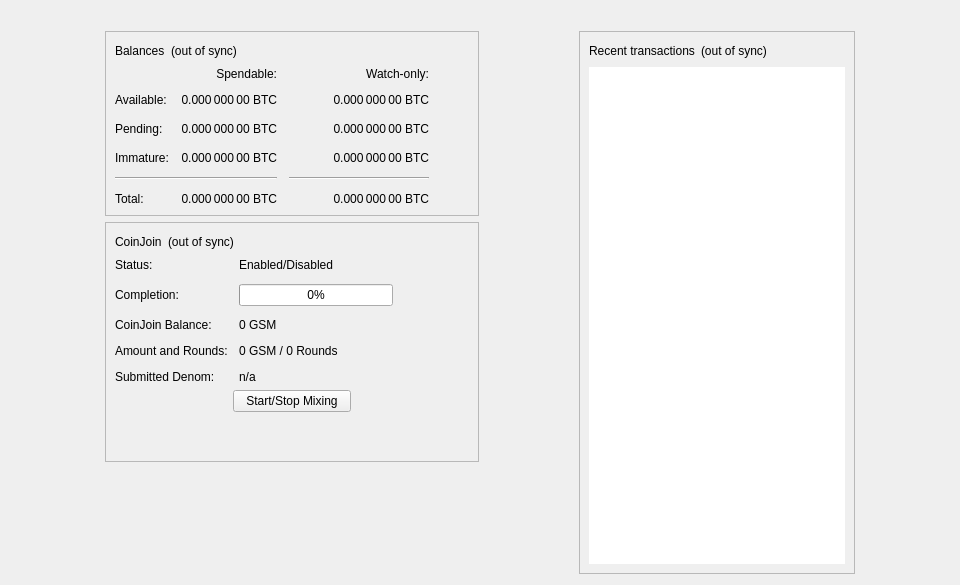
<?xml version="1.0" encoding="UTF-8"?>
<ui version="4.0">
 <class>OverviewPage</class>
 <widget class="QWidget" name="OverviewPage">
  <property name="geometry">
   <rect>
    <x>0</x>
    <y>0</y>
    <width>960</width>
    <height>585</height>
   </rect>
  </property>
  <property name="minimumSize">
   <size>
    <width>960</width>
    <height>0</height>
   </size>
  </property>
  <property name="windowTitle">
   <string>Form</string>
  </property>
  <layout class="QVBoxLayout" name="topLayout">
   <item>
    <widget class="QLabel" name="labelAlerts">
     <property name="visible">
      <bool>false</bool>
     </property>
     <property name="wordWrap">
      <bool>true</bool>
     </property>
     <property name="margin">
      <number>3</number>
     </property>
     <property name="textInteractionFlags">
      <set>Qt::TextSelectableByMouse</set>
     </property>
    </widget>
   </item>
   <item>
    <layout class="QHBoxLayout" name="horizontalLayout" stretch="1,0,1,0,1">
     <item>
      <spacer name="horizontalSpacerLeft">
       <property name="orientation">
        <enum>Qt::Horizontal</enum>
       </property>
       <property name="sizeType">
        <enum>QSizePolicy::Preferred</enum>
       </property>
       <property name="sizeHint" stdset="0">
        <size>
         <width>10</width>
         <height>20</height>
        </size>
       </property>
      </spacer>
     </item>
     <item>
      <layout class="QVBoxLayout" name="verticalLayout_2">
       <item>
        <widget class="QFrame" name="frame">
         <property name="frameShape">
          <enum>QFrame::StyledPanel</enum>
         </property>
         <property name="frameShadow">
          <enum>QFrame::Raised</enum>
         </property>
         <layout class="QVBoxLayout" name="verticalLayout_4">
          <item>
           <layout class="QHBoxLayout" name="horizontalLayout_4">
            <item>
             <widget class="QLabel" name="label_5">
              <property name="text">
               <string>Balances</string>
              </property>
             </widget>
            </item>
            <item>
             <widget class="QLabel" name="labelWalletStatus">
              <property name="toolTip">
               <string>The displayed information may be out of date. Your wallet automatically synchronizes with the Gymnasium network after a connection is established, but this process has not completed yet.</string>
              </property>
              <property name="text">
               <string notr="true">(out of sync)</string>
              </property>
              <property name="alignment">
               <set>Qt::AlignLeading|Qt::AlignLeft|Qt::AlignVCenter</set>
              </property>
             </widget>
            </item>
            <item>
             <spacer name="horizontalSpacer_3">
              <property name="orientation">
               <enum>Qt::Horizontal</enum>
              </property>
              <property name="sizeHint" stdset="0">
               <size>
                <width>40</width>
                <height>20</height>
               </size>
              </property>
             </spacer>
            </item>
           </layout>
          </item>
          <item>
           <layout class="QGridLayout" name="gridLayout">
            <property name="spacing">
             <number>12</number>
            </property>
            <item row="2" column="2">
             <widget class="QLabel" name="labelWatchPending">
              <property name="cursor">
               <cursorShape>IBeamCursor</cursorShape>
              </property>
              <property name="toolTip">
               <string>Unconfirmed transactions to watch-only addresses</string>
              </property>
              <property name="text">
               <string notr="true">0.000 000 00 BTC</string>
              </property>
              <property name="alignment">
               <set>Qt::AlignRight|Qt::AlignTrailing|Qt::AlignVCenter</set>
              </property>
              <property name="textInteractionFlags">
               <set>Qt::LinksAccessibleByMouse|Qt::TextSelectableByKeyboard|Qt::TextSelectableByMouse</set>
              </property>
             </widget>
            </item>
            <item row="2" column="1">
             <widget class="QLabel" name="labelUnconfirmed">
              <property name="cursor">
               <cursorShape>IBeamCursor</cursorShape>
              </property>
              <property name="toolTip">
               <string>Total of transactions that have yet to be confirmed, and do not yet count toward the spendable balance</string>
              </property>
              <property name="text">
               <string notr="true">0.000 000 00 BTC</string>
              </property>
              <property name="alignment">
               <set>Qt::AlignRight|Qt::AlignTrailing|Qt::AlignVCenter</set>
              </property>
              <property name="textInteractionFlags">
               <set>Qt::LinksAccessibleByMouse|Qt::TextSelectableByKeyboard|Qt::TextSelectableByMouse</set>
              </property>
             </widget>
            </item>
            <item row="3" column="2">
             <widget class="QLabel" name="labelWatchImmature">
              <property name="cursor">
               <cursorShape>IBeamCursor</cursorShape>
              </property>
              <property name="toolTip">
               <string>Mined balance in watch-only addresses that has not yet matured</string>
              </property>
              <property name="text">
               <string notr="true">0.000 000 00 BTC</string>
              </property>
              <property name="alignment">
               <set>Qt::AlignRight|Qt::AlignTrailing|Qt::AlignVCenter</set>
              </property>
              <property name="textInteractionFlags">
               <set>Qt::LinksAccessibleByMouse|Qt::TextSelectableByKeyboard|Qt::TextSelectableByMouse</set>
              </property>
             </widget>
            </item>
            <item row="4" column="0" colspan="2">
             <widget class="Line" name="lineSpendableBalance">
              <property name="orientation">
               <enum>Qt::Horizontal</enum>
              </property>
             </widget>
            </item>
            <item row="4" column="2">
             <widget class="Line" name="lineWatchBalance">
              <property name="sizePolicy">
               <sizepolicy hsizetype="Preferred" vsizetype="Fixed">
                <horstretch>0</horstretch>
                <verstretch>0</verstretch>
               </sizepolicy>
              </property>
              <property name="minimumSize">
               <size>
                <width>140</width>
                <height>0</height>
               </size>
              </property>
              <property name="orientation">
               <enum>Qt::Horizontal</enum>
              </property>
             </widget>
            </item>
            <item row="5" column="0">
             <widget class="QLabel" name="labelTotalText">
              <property name="text">
               <string>Total:</string>
              </property>
             </widget>
            </item>
            <item row="3" column="1">
             <widget class="QLabel" name="labelImmature">
              <property name="cursor">
               <cursorShape>IBeamCursor</cursorShape>
              </property>
              <property name="toolTip">
               <string>Mined balance that has not yet matured</string>
              </property>
              <property name="text">
               <string notr="true">0.000 000 00 BTC</string>
              </property>
              <property name="alignment">
               <set>Qt::AlignRight|Qt::AlignTrailing|Qt::AlignVCenter</set>
              </property>
              <property name="textInteractionFlags">
               <set>Qt::LinksAccessibleByMouse|Qt::TextSelectableByKeyboard|Qt::TextSelectableByMouse</set>
              </property>
             </widget>
            </item>
            <item row="2" column="3">
             <spacer name="horizontalSpacer_2">
              <property name="orientation">
               <enum>Qt::Horizontal</enum>
              </property>
              <property name="sizeHint" stdset="0">
               <size>
                <width>40</width>
                <height>20</height>
               </size>
              </property>
             </spacer>
            </item>
            <item row="3" column="0">
             <widget class="QLabel" name="labelImmatureText">
              <property name="text">
               <string>Immature:</string>
              </property>
             </widget>
            </item>
            <item row="5" column="1">
             <widget class="QLabel" name="labelTotal">
              <property name="cursor">
               <cursorShape>IBeamCursor</cursorShape>
              </property>
              <property name="toolTip">
               <string>Your current total balance</string>
              </property>
              <property name="text">
               <string notr="true">0.000 000 00 BTC</string>
              </property>
              <property name="alignment">
               <set>Qt::AlignRight|Qt::AlignTrailing|Qt::AlignVCenter</set>
              </property>
              <property name="textInteractionFlags">
               <set>Qt::LinksAccessibleByMouse|Qt::TextSelectableByKeyboard|Qt::TextSelectableByMouse</set>
              </property>
             </widget>
            </item>
            <item row="5" column="2">
             <widget class="QLabel" name="labelWatchTotal">
              <property name="cursor">
               <cursorShape>IBeamCursor</cursorShape>
              </property>
              <property name="toolTip">
               <string>Current total balance in watch-only addresses</string>
              </property>
              <property name="text">
               <string notr="true">0.000 000 00 BTC</string>
              </property>
              <property name="alignment">
               <set>Qt::AlignRight|Qt::AlignTrailing|Qt::AlignVCenter</set>
              </property>
              <property name="textInteractionFlags">
               <set>Qt::LinksAccessibleByMouse|Qt::TextSelectableByKeyboard|Qt::TextSelectableByMouse</set>
              </property>
             </widget>
            </item>
            <item row="0" column="2">
             <widget class="QLabel" name="labelWatchonly">
              <property name="text">
               <string>Watch-only:</string>
              </property>
              <property name="alignment">
               <set>Qt::AlignRight|Qt::AlignTrailing|Qt::AlignVCenter</set>
              </property>
             </widget>
            </item>
            <item row="1" column="0">
             <widget class="QLabel" name="labelBalanceText">
              <property name="text">
               <string>Available:</string>
              </property>
             </widget>
            </item>
            <item row="1" column="1">
             <widget class="QLabel" name="labelBalance">
              <property name="cursor">
               <cursorShape>IBeamCursor</cursorShape>
              </property>
              <property name="toolTip">
               <string>Your current spendable balance</string>
              </property>
              <property name="text">
               <string notr="true">0.000 000 00 BTC</string>
              </property>
              <property name="alignment">
               <set>Qt::AlignRight|Qt::AlignTrailing|Qt::AlignVCenter</set>
              </property>
              <property name="textInteractionFlags">
               <set>Qt::LinksAccessibleByMouse|Qt::TextSelectableByKeyboard|Qt::TextSelectableByMouse</set>
              </property>
             </widget>
            </item>
            <item row="1" column="2">
             <widget class="QLabel" name="labelWatchAvailable">
              <property name="cursor">
               <cursorShape>IBeamCursor</cursorShape>
              </property>
              <property name="toolTip">
               <string>Your current balance in watch-only addresses</string>
              </property>
              <property name="text">
               <string notr="true">0.000 000 00 BTC</string>
              </property>
              <property name="alignment">
               <set>Qt::AlignRight|Qt::AlignTrailing|Qt::AlignVCenter</set>
              </property>
              <property name="textInteractionFlags">
               <set>Qt::LinksAccessibleByMouse|Qt::TextSelectableByKeyboard|Qt::TextSelectableByMouse</set>
              </property>
             </widget>
            </item>
            <item row="2" column="0">
             <widget class="QLabel" name="labelPendingText">
              <property name="text">
               <string>Pending:</string>
              </property>
             </widget>
            </item>
            <item row="0" column="1">
             <widget class="QLabel" name="labelSpendable">
              <property name="text">
               <string>Spendable:</string>
              </property>
              <property name="alignment">
               <set>Qt::AlignRight|Qt::AlignTrailing|Qt::AlignVCenter</set>
              </property>
             </widget>
            </item>
           </layout>
          </item>
         </layout>
        </widget>
       </item>
       <item>
        <widget class="QFrame" name="frameCoinJoin">
         <property name="layoutDirection">
          <enum>Qt::LeftToRight</enum>
         </property>
         <property name="frameShape">
          <enum>QFrame::StyledPanel</enum>
         </property>
         <property name="frameShadow">
          <enum>QFrame::Raised</enum>
         </property>
         <layout class="QVBoxLayout" name="VerticalLayout_PS1">
          <item>
           <layout class="QHBoxLayout" name="horizontalLayout_5">
            <item>
             <widget class="QLabel" name="labelCoinJoinHeader">
              <property name="text">
               <string notr="true">CoinJoin</string>
              </property>
             </widget>
            </item>
            <item>
             <widget class="QLabel" name="labelCoinJoinSyncStatus">
              <property name="toolTip">
               <string>The displayed information may be out of date. Your wallet automatically synchronizes with the Gymnasium network after a connection is established, but this process has not completed yet.</string>
              </property>
              <property name="text">
               <string notr="true">(out of sync)</string>
              </property>
              <property name="alignment">
               <set>Qt::AlignLeading|Qt::AlignLeft|Qt::AlignVCenter</set>
              </property>
             </widget>
            </item>
            <item>
             <spacer name="horizontalSpacer_4">
              <property name="orientation">
               <enum>Qt::Horizontal</enum>
              </property>
              <property name="sizeHint" stdset="0">
               <size>
                <width>40</width>
                <height>20</height>
               </size>
              </property>
             </spacer>
            </item>
           </layout>
          </item>
          <item>
           <layout class="QFormLayout" name="coinJoinFormLayout">
            <property name="fieldGrowthPolicy">
             <enum>QFormLayout::AllNonFixedFieldsGrow</enum>
            </property>
            <property name="horizontalSpacing">
             <number>11</number>
            </property>
            <property name="verticalSpacing">
             <number>12</number>
            </property>
            <item row="0" column="0">
             <widget class="QLabel" name="labelCoinJoinEnabledText">
              <property name="text">
               <string>Status:</string>
              </property>
             </widget>
            </item>
            <item row="0" column="1">
             <widget class="QLabel" name="labelCoinJoinEnabled">
              <property name="text">
               <string>Enabled/Disabled</string>
              </property>
             </widget>
            </item>
            <item row="1" column="0">
             <widget class="QLabel" name="labelCompletitionText">
              <property name="text">
               <string>Completion:</string>
              </property>
             </widget>
            </item>
            <item row="1" column="1">
             <widget class="QProgressBar" name="coinJoinProgress">
              <property name="maximumSize">
               <size>
                <width>154</width>
                <height>16777215</height>
               </size>
              </property>
              <property name="value">
               <number>0</number>
              </property>
             </widget>
            </item>
            <item row="2" column="0">
             <widget class="QLabel" name="labelAnonymizedText">
              <property name="text">
               <string notr="true">CoinJoin Balance:</string>
              </property>
             </widget>
            </item>
            <item row="2" column="1">
             <widget class="QLabel" name="labelAnonymized">
              <property name="text">
               <string notr="true">0 GSM</string>
              </property>
             </widget>
            </item>
            <item row="3" column="0">
             <widget class="QLabel" name="labelAmountAndRoundsText">
              <property name="text">
               <string>Amount and Rounds:</string>
              </property>
             </widget>
            </item>
            <item row="3" column="1">
             <widget class="QLabel" name="labelAmountRounds">
              <property name="text">
               <string>0 GSM / 0 Rounds</string>
              </property>
             </widget>
            </item>
            <item row="4" column="0">
             <widget class="QLabel" name="labelSubmittedDenomText">
              <property name="text">
               <string>Submitted Denom:</string>
              </property>
             </widget>
            </item>
            <item row="4" column="1">
             <widget class="QLabel" name="labelSubmittedDenom">
              <property name="toolTip">
               <string>The denominations you submitted to the Masternode.&lt;br&gt;To mix, other users must submit the exact same denominations.</string>
              </property>
              <property name="text">
               <string>n/a</string>
              </property>
              <property name="wordWrap">
               <bool>true</bool>
              </property>
             </widget>
            </item>
           </layout>
          </item>
          <item>
           <layout class="QVBoxLayout" name="VerticalLayout_PS">
            <item>
             <layout class="QHBoxLayout" name="horizontalLayout_3">
              <property name="topMargin">
               <number>0</number>
              </property>
              <item>
               <spacer name="horizontalSpacer_5">
                <property name="orientation">
                 <enum>Qt::Horizontal</enum>
                </property>
                <property name="sizeHint" stdset="0">
                 <size>
                  <width>40</width>
                  <height>20</height>
                 </size>
                </property>
               </spacer>
              </item>
              <item>
               <widget class="QPushButton" name="toggleCoinJoin">
                <property name="sizePolicy">
                 <sizepolicy hsizetype="MinimumExpanding" vsizetype="Fixed">
                  <horstretch>0</horstretch>
                  <verstretch>0</verstretch>
                 </sizepolicy>
                </property>
                <property name="text">
                 <string>Start/Stop Mixing</string>
                </property>
               </widget>
              </item>
              <item>
               <spacer name="horizontalSpacer_6">
                <property name="orientation">
                 <enum>Qt::Horizontal</enum>
                </property>
                <property name="sizeHint" stdset="0">
                 <size>
                  <width>40</width>
                  <height>20</height>
                 </size>
                </property>
               </spacer>
              </item>
             </layout>
            </item>
            <item>
             <spacer name="verticalSpacer_3">
              <property name="orientation">
               <enum>Qt::Vertical</enum>
              </property>
              <property name="sizeHint" stdset="0">
               <size>
                <width>20</width>
                <height>40</height>
               </size>
              </property>
             </spacer>
            </item>
           </layout>
          </item>
         </layout>
        </widget>
       </item>
       <item>
        <spacer name="verticalSpacer">
         <property name="orientation">
          <enum>Qt::Vertical</enum>
         </property>
         <property name="sizeHint" stdset="0">
          <size>
           <width>20</width>
           <height>40</height>
          </size>
         </property>
        </spacer>
       </item>
      </layout>
     </item>
     <item>
      <spacer name="horizontalSpacerCenter">
       <property name="orientation">
        <enum>Qt::Horizontal</enum>
       </property>
       <property name="sizeHint" stdset="0">
        <size>
         <width>10</width>
         <height>20</height>
        </size>
       </property>
      </spacer>
     </item>
     <item>
      <layout class="QVBoxLayout" name="verticalLayout_3">
       <item>
        <widget class="QFrame" name="frame_2">
         <property name="frameShape">
          <enum>QFrame::StyledPanel</enum>
         </property>
         <property name="frameShadow">
          <enum>QFrame::Raised</enum>
         </property>
         <layout class="QVBoxLayout" name="verticalLayout">
          <item>
           <layout class="QHBoxLayout" name="horizontalLayout_2">
            <item>
             <widget class="QLabel" name="label_4">
              <property name="text">
               <string>Recent transactions</string>
              </property>
             </widget>
            </item>
            <item>
             <widget class="QLabel" name="labelTransactionsStatus">
              <property name="toolTip">
               <string>The displayed information may be out of date. Your wallet automatically synchronizes with the Gymnasium network after a connection is established, but this process has not completed yet.</string>
              </property>
              <property name="text">
               <string notr="true">(out of sync)</string>
              </property>
              <property name="alignment">
               <set>Qt::AlignLeading|Qt::AlignLeft|Qt::AlignVCenter</set>
              </property>
             </widget>
            </item>
            <item>
             <spacer name="horizontalSpacer">
              <property name="orientation">
               <enum>Qt::Horizontal</enum>
              </property>
              <property name="sizeHint" stdset="0">
               <size>
                <width>40</width>
                <height>20</height>
               </size>
              </property>
             </spacer>
            </item>
           </layout>
          </item>
          <item>
           <widget class="QListView" name="listTransactions">
            <property name="frameShape">
             <enum>QFrame::NoFrame</enum>
            </property>
            <property name="verticalScrollBarPolicy">
             <enum>Qt::ScrollBarAlwaysOff</enum>
            </property>
            <property name="horizontalScrollBarPolicy">
             <enum>Qt::ScrollBarAlwaysOff</enum>
            </property>
            <property name="selectionMode">
             <enum>QAbstractItemView::NoSelection</enum>
            </property>
           </widget>
          </item>
         </layout>
        </widget>
       </item>
      </layout>
     </item>
     <item>
      <spacer name="horizontalSpacerRight">
       <property name="orientation">
        <enum>Qt::Horizontal</enum>
       </property>
       <property name="sizeType">
        <enum>QSizePolicy::Preferred</enum>
       </property>
       <property name="sizeHint" stdset="0">
        <size>
         <width>10</width>
         <height>20</height>
        </size>
       </property>
      </spacer>
     </item>
    </layout>
   </item>
  </layout>
 </widget>
 <resources/>
 <connections/>
</ui>
